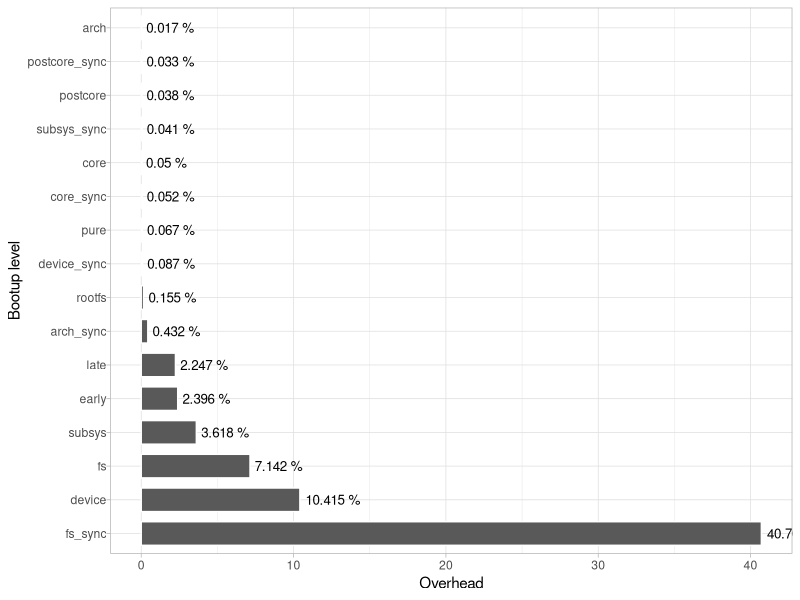

The R script that drew this image:
#!/usr/bin/env Rscript
library(ggplot2)
library(ggrepel)
library(plyr)

# level,time,events
data <- read.table("./bootup-trace/rscript/boot-stat.csv", header=T, sep=",")

bootup_time_baseline = 868.520 #ms
bootup_time = 2608.425825 # ms

bootup_overhead <- (1 - (bootup_time_baseline/bootup_time))*100

data$bootup_percent <- (data$time/bootup_time) * 100

data$overhead <- round((data$bootup_percent/100 * bootup_overhead/100) * 100, 3)
# write.csv(data, file="./bootup-trace/rscript/boot-stat.csv", row.names = FALSE)


plot <- ggplot(data, aes(reorder(level, -time))) +
  geom_bar(aes(weight = overhead),  width= 0.7, colour="white") +
  coord_flip() +
  # geom_label_repel(aes(y=freq, label=paste(data_freq$percentage, "%")),
  #                  size = 3, segment.size = 0.3, colour="black", fill="white",
  #                  min.segment.length = unit(0, "lines"), nudge_x = 0
  # ) +
  geom_text(aes(y=overhead, label=paste(overhead,'%') ), colour='black', size = 3.4,
            position=position_dodge(width=0.9), hjust=-0.1) +
  # scale_fill_manual(values = colors) +
  labs(x ="Bootup level", y ="Overhead") +
  theme_light() +
  theme(
    legend.position = c(0.94,0.91),
    legend.title=element_blank(),
    # axis.text.x = element_blank(),
    # axis.text.x = element_text(angle = 20, hjust = 1, vjust=1, size = 10),
    axis.text.y = element_text(margin = margin(t=2,b=1))
  )
plot(plot)
